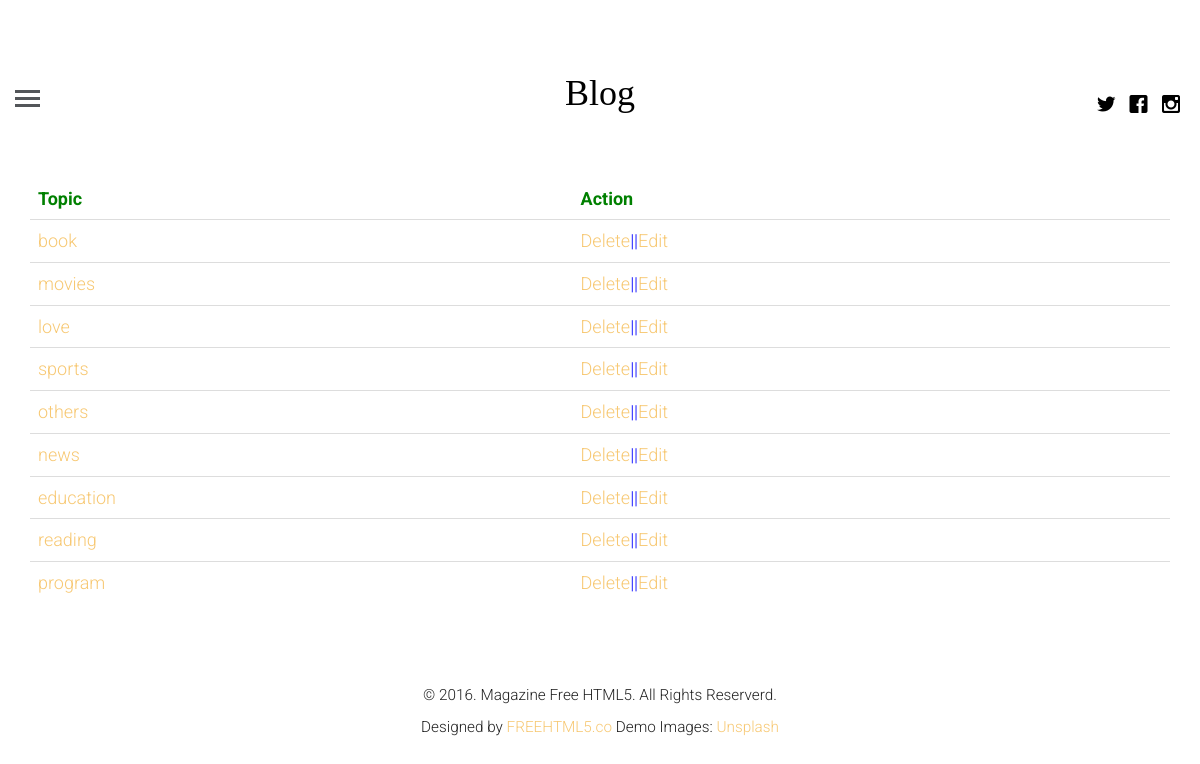
Page /topics/ on the committed database.
### blogapp/models.py (models this page shows, shortened)
class category(models.Model):
    name = models.CharField(max_length=100)

### blogapp/views.py (the view)
# urls.py: path('topics/', views.getcategory, name="category"),
def getcategory(request):
    query=category.objects.all()
    return render(request, 'topics.html', {"topic": query})

### templates/topics.html (shortened to what this page needs)
{% extends 'base.html' %}
{% block content %}
<div class="container">
    <table class="table">
        <thead>
        <tr>
            <td style="color:green"><b>Topic</b></td>
            <td style="color:green"><b>Action</b></td>
        </tr>
        </thead>
        <tbody>
        {% for t in topic %}
        <tr>
            <td style="color:blue"><a href="{% url 'topic' name=t.name %}">{{t.name}}</a></td>
            <td style="color:blue"><a href="{% url 'topicdelete' pid=t.id %}"">Delete</a>||<a href="">Edit</a></td>
        </tr>
        {%endfor%}
        </tbody>
    </table>
</div>
{% endblock %}

### blogapp/static/css/style.css (style rules this page uses)
html { background: #fff; }
body { font-family: "Roboto", arial, sans-serif; font-size: 18px; font-weight: 300; line-height: 1.8; color: #222; background: #fff; }
a { color: #f7c873; -webkit-transition: 0.5s; -o-transition: 0.5s; transition: 0.5s; }

### rows in the picture
category: name "book"
category: name "movies"
category: name "love"
category: name "sports"
category: name "others"
category: name "news"
category: name "education"
category: name "reading"
category: name "program"
